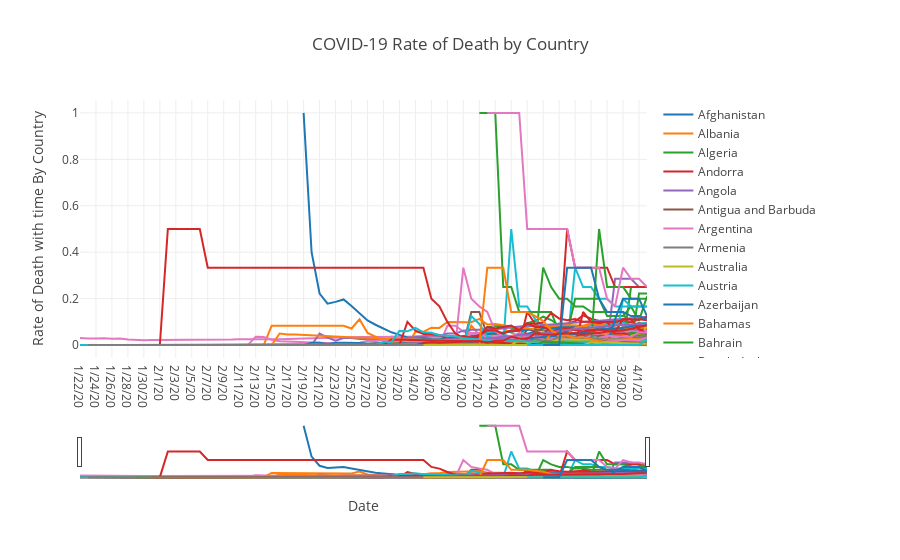

Write notebook code for a chart like this one.
### Code cell
figure_2 = plot_multiple_fields_time_series(input_df=rate_of_death_by_country,
                                            x_axis_columns=['Date'], 
                                            y_axis_columns=desired_columns, 
                                            range_slider=True, 
                                            rows=1,                                          
                                            columns=1, 
                                            title='COVID-19 Rate of Death by Country',
                                            x_axis_title='Date', 
                                            y_axis_title='Rate of Death with time By Country', 
                                            template='gridon')
iplot(figure_2)
